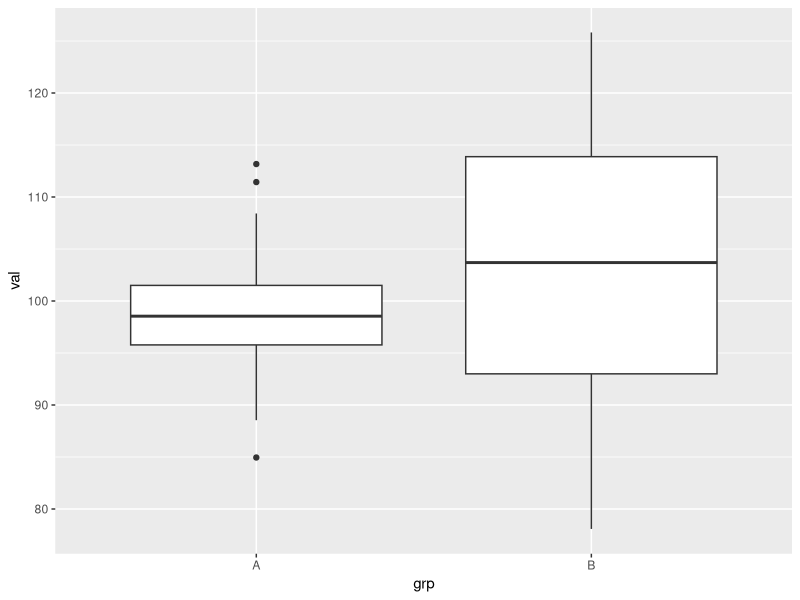

Write the R code that produced this figure.
#Thursday, 4/14
#Notes 5-2B

#p.3
View(sleep) #default version of sleep data

library(dplyr)
sleep.sorted <- arrange(sleep,ID)

#base
extra1 <- sleep.sorted$extra[sleep.sorted$group == 1]
#dplyr
extra2 <- select(filter(sleep.sorted,group==2),extra)

diff <- extra1-extra2

mysleep <- data.frame(extra1,extra2,diff)
mysleep <- rename(mysleep,extra2=extra,
                  diff=extra.1)

#p.5
auto <- filter(mtcars,am==0) %>% select(hp)
manual <- filter(mtcars,am==1) %>% select(hp)



##Reminder, what are the hypotheses for these tests?
##Reminder, what parameter does the CI estimate?
#Syntax A
t.test(mtcars$hp ~ mtcars$am,
       var.equal=TRUE)
#Syntax B
t.test(mtcars$hp ~ mtcars$am,
       var.equal=FALSE)
#Syntax C
t.test(mtcars$hp ~ mtcars$am)
#Syntax D
t.test(auto,manual)



#p.8
set.seed(6493)
library(ggplot2)
x1 <- rnorm(100,100,5)
x2 <- rnorm(20,100,15)
var(x1)  
var(x2)
t.test(x1,x2,var.equal=TRUE)
t.test(x1,x2,var.equal=FALSE)
val=c(x1,x2)
grp=c(rep("A",100),rep("B",20)) 
mydata <- data.frame(val,grp)
ggplot(mydata,aes(x=grp,y=val)) +    
  geom_boxplot()

